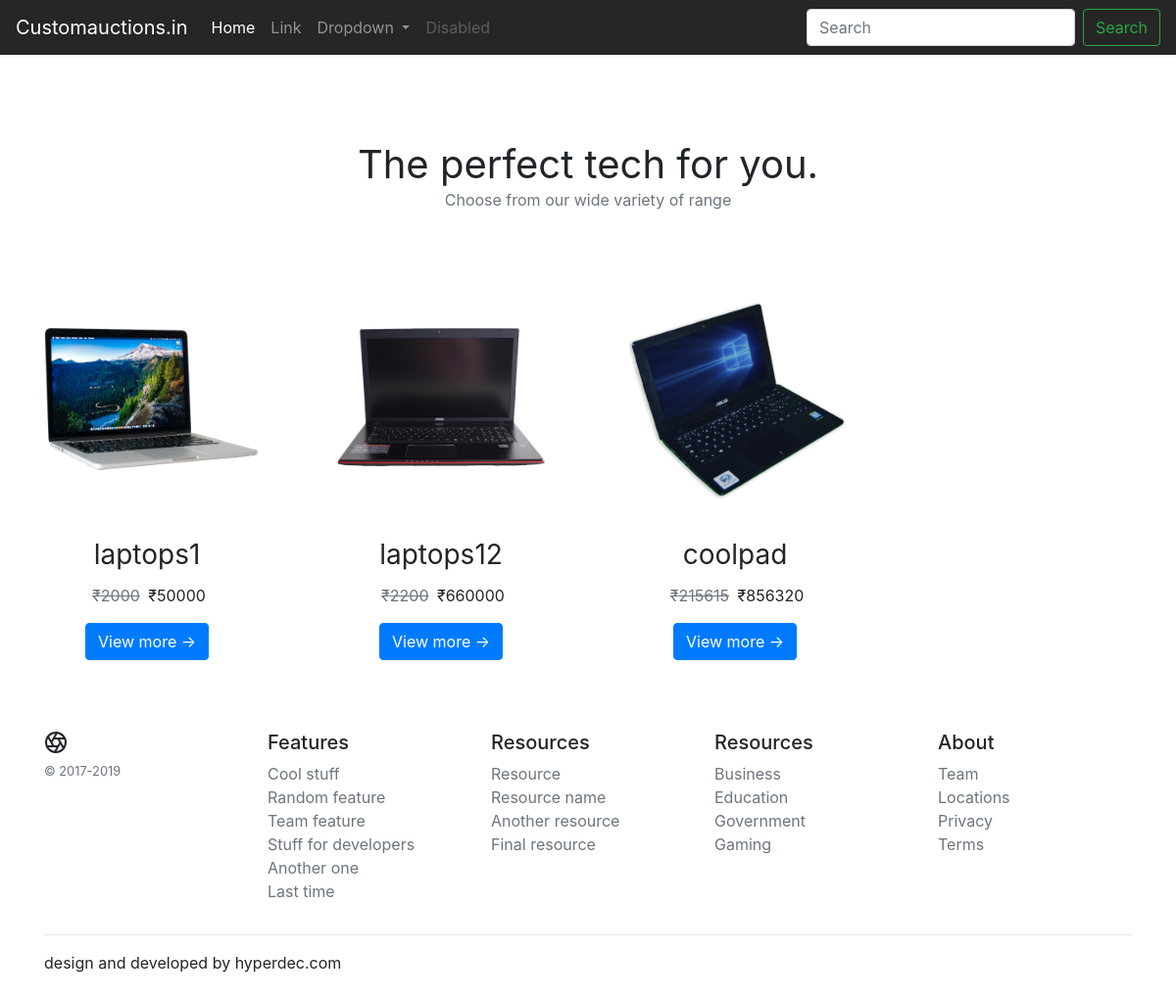
The app's page /p/laptops, older data.
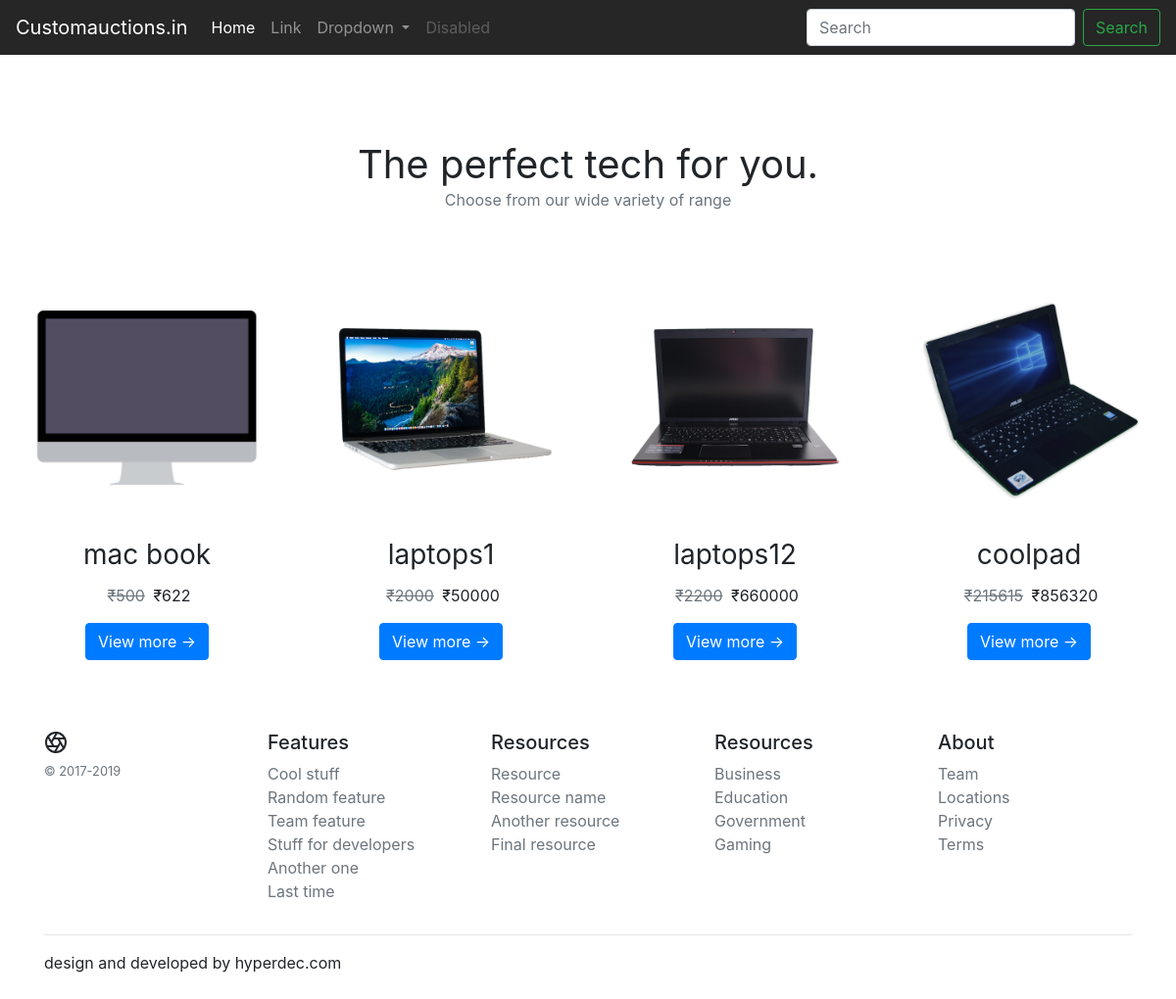
The same page, newer data.
### product/models.py (models this page shows, shortened)
class Products(models.Model):
    title           =models.CharField(max_length=120)
    description     =models.TextField(max_length=1200)
    image           =models.ImageField(upload_to="product_image")
    category        =models.ForeignKey(Category,on_delete=models.CASCADE)
    real_price      =models.IntegerField()
    dicount_price   =models.IntegerField()
    slug = models.SlugField(max_length=100, blank=True, null=True)
    publish     =models.BooleanField(default=True)

### product/views.py (the view)
# urls.py: path('p/<category_slug>', product_list,name="prod"),
def product_list(request,category_slug):
    prod =Products.objects.filter(publish=True)
    if category_slug:
        catagory=get_object_or_404(Category,slug=category_slug)
        prod =prod.filter(category=catagory)
    context={'prod':prod}
    return render(request, 'prodlist.html', context)

### templates/prodlist.html
{% extends 'base.html' %}
  {% block body %}
<div id='home' class="jumbotron bg-white text-center rounded-0 m-0">
  <br>
  <strong class="h1 text-justify py-3  font-weight-normal">The perfect tech for you.</strong>
  <br>
  <strong class="text-muted font-weight-normal text-justify py-3">Choose from our wide variety of range</strong>
</div>
  <div class="row m-0">
  {% for i in prod %}
<div class="card text-center col-12 col-md-6 col-lg-3 card border-0 " style="width: 18rem;">
    <div CLASS="text-center m-0 p-0">
     <img src="/media/{{ i.image }}" class="img-fluid card-img-top m-0 p-0" style="max-height: 250px;max-width: 250px" alt="...">
    </div>
  <div class="card-body">
    <h3 class="card-title font-weight-normal">{{ i.title }}</h3>
    <p class="card-text "><del class="text-muted m-1"><span>₹</span>{{ i.real_price }}</del>  <span>₹</span>{{ i.dicount_price }} </p>
    <a href="/d/{{ i.slug }}" class="btn btn-primary">View more	&#8594</a>
  </div>
</div>
      {% endfor %}
  </div>
  {% endblock %}

### templates/base.html (shortened to what this page needs)
<!doctype html>
<html lang="en">
  <head>
    <link rel="stylesheet" href="https://stackpath.bootstrapcdn.com/bootstrap/4.4.1/css/bootstrap.min.css">
  </head>
  <body class="">
  {% include 'navbar.html' %}
  {% block body %}{% endblock%}
  {% include 'footer.html' %}
  </body>
</html>

### templates/navbar.html (shortened to what this page needs)
<nav class="navbar sticky-top navbar-expand-lg navbar-dark  " style="background-color: #000000d9">
  <a class="navbar-brand" href="{% url 'index' %}">Customauctions.in</a>
  <div class="collapse navbar-collapse" id="navbarSupportedContent">
    <ul class="navbar-nav mr-auto">
      <li class="nav-item active">
        <a class="nav-link" href="#">Home <span class="sr-only">(current)</span></a>
      </li>
      <li class="nav-item">
        <a class="nav-link" href="#">Link</a>
      </li>
      <li class="nav-item dropdown">
        <a class="nav-link dropdown-toggle" href="#" id="navbarDropdown" role="button" data-toggle="dropdown" aria-haspopup="true" aria-expanded="false">
          Dropdown
        </a>
      </li>
      <li class="nav-item">
        <a class="nav-link disabled" href="#" tabindex="-1" aria-disabled="true">Disabled</a>
      </li>
    </ul>
    <form class="form-inline my-2 my-lg-0">
      <input class="form-control mr-sm-2" type="search" placeholder="Search" aria-label="Search">
      <button class="btn btn-outline-success my-2 my-sm-0" type="submit">Search</button>
    </form>
  </div>
</nav>

### templates/footer.html (shortened to what this page needs)
<footer class="container mt-1 py-5">
  <div class="row">
    <div class="col-12 col-md">
      <small class="d-block mb-3 text-muted">© 2017-2019</small>
    </div>
    <div class="col-6 col-md">
      <h5>Features</h5>
      <ul class="list-unstyled text-small">
        <li><a class="text-muted" href="#">Cool stuff</a></li>
        <li><a class="text-muted" href="#">Random feature</a></li>
        <li><a class="text-muted" href="#">Team feature</a></li>
        <li><a class="text-muted" href="#">Stuff for developers</a></li>
        <li><a class="text-muted" href="#">Another one</a></li>
        <li><a class="text-muted" href="#">Last time</a></li>
      </ul>
    </div>
    <div class="col-6 col-md">
      <h5>Resources</h5>
      <ul class="list-unstyled text-small">
        <li><a class="text-muted" href="#">Resource</a></li>
        <li><a class="text-muted" href="#">Resource name</a></li>
        <li><a class="text-muted" href="#">Another resource</a></li>
        <li><a class="text-muted" href="#">Final resource</a></li>
      </ul>
    </div>
    <div class="col-6 col-md">
      <h5>Resources</h5>
      <ul class="list-unstyled text-small">
        <li><a class="text-muted" href="#">Business</a></li>
        <li><a class="text-muted" href="#">Education</a></li>
        <li><a class="text-muted" href="#">Government</a></li>
        <li><a class="text-muted" href="#">Gaming</a></li>
      </ul>
    </div>
    <div class="col-6 col-md">
      <h5>About</h5>
      <ul class="list-unstyled text-small">
        <li><a class="text-muted" href="#">Team</a></li>
        <li><a class="text-muted" href="#">Locations</a></li>
        <li><a class="text-muted" href="#">Privacy</a></li>
        <li><a class="text-muted" href="#">Terms</a></li>
      </ul>
    </div>
  </div>
  <hr>
  <p>design and developed by hyperdec.com</p>
</footer>

Row changes from the older to the newer data that the page shows:
now on this page (row edited): Products: image (picture), title "mac book", real_price "500", dicount_price "622"
